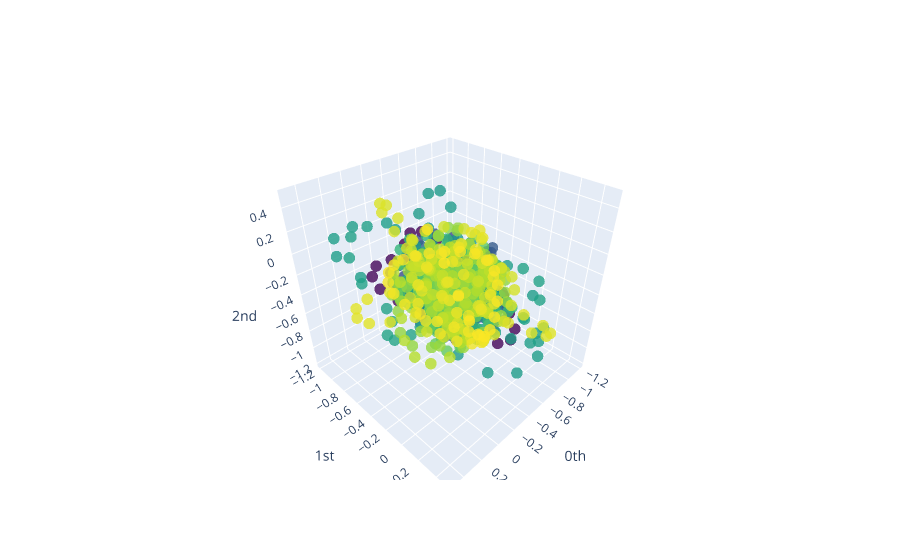

The code cell stored with this chart in its notebook:
### Code cell
embedder_nonfixed = SingleTakensEmbedding(
    parameters_type="fixed",
    n_jobs=2,
    time_delay=optimal_time_delay,
    dimension=optimal_embedding_dimension,
    stride=stride,
)

y_nonfixed_embedded = embedder_nonfixed.fit_transform(y_nonfixed)

plot_point_cloud(y_nonfixed_embedded)           #plots the 3 first dimensions

### Figure 1 — Plotly figure (JSON) as saved in the notebook; plotly's stock layout.template omitted (floating-point values rounded to 4 significant figures; data arrays with more than 128 entries replaced by an {"elided": "..."} marker saying what was removed)
{"data": [{"marker": {"color": {"elided": "1461 int values"}, "colorscale": [[0, "#440154"], [0.1111, "#482878"], [0.2222, "#3e4989"], [0.3333, "#31688e"], [0.4444, "#26828e"], [0.5556, "#1f9e89"], [0.6667, "#35b779"], [0.7778, "#6ece58"], [0.8889, "#b5de2b"], [1, "#fde725"]], "opacity": 0.8, "size": 4}, "mode": "markers", "type": "scatter3d", "x": {"elided": "1461 float values"}, "y": {"elided": "1461 float values"}, "z": {"elided": "1461 float values"}}], "layout": {"scene": {"xaxis": {"exponentformat": "e", "showexponent": "all", "title": {"text": "0th"}, "type": "linear"}, "yaxis": {"exponentformat": "e", "showexponent": "all", "title": {"text": "1st"}, "type": "linear"}, "zaxis": {"exponentformat": "e", "showexponent": "all", "title": {"text": "2nd"}, "type": "linear"}}}}
